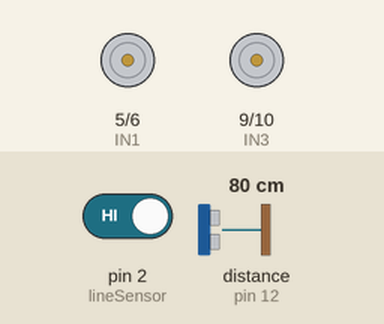
This sketch was run on a simulated Arduino Uno, built with avr-gcc and run on an emulated ATmega328P. On the bench: motor-driver pin pairs drawn as motors (green arrow = first pin HIGH = forward, orange = second pin HIGH = backward, longer = more drive). Wiring (inferred from the names in the program): ultrasonic range finder: trigger pin 11; echo pin 12. The inputs (shaded band) are chosen by the test bench; at power-on: pin 2 (lineSensor) HIGH, distance to the obstacle (sensor on pin 12) 80 cm. The echo pulse lasts 58.3 µs per cm.

Above: at 0.1 s.
At 6.2 s:
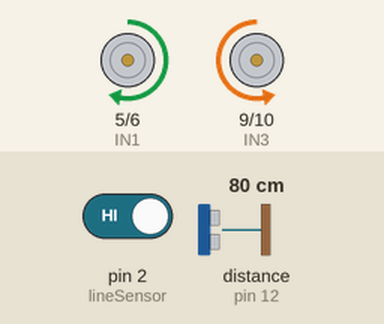
6.3 s: pin 2 (lineSensor) driven LOW
At 6.7 s:
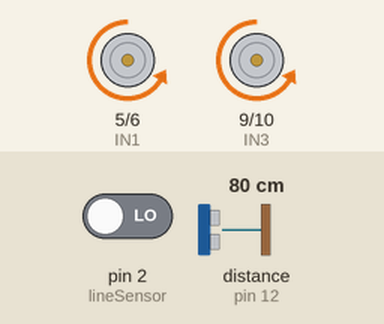
Timing chart, 0 to 15.3 s (numbered marks = the images above; inputs shaded):
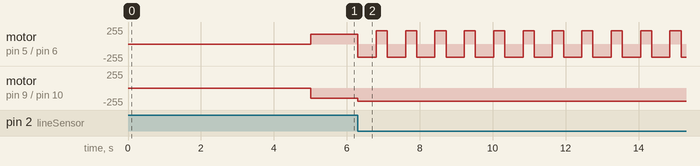

Measured:
- after the input at 6.3 s, motor on pin 5 (IN1) / pin 6 (IN2): alternates forward 200/255 for 0.31 s and backward 200/255 for 0.50 s, starting at once; motor on pin 9 (IN3) / pin 10 (IN4): backward 150/255 → backward 200/255 at once

The sketch:

sumo_autonomous.ino
```cpp
// Motor Pins (Assuming an L298N or similar driver)
const int IN1 = 5;
const int IN2 = 6;
const int IN3 = 9;
const int IN4 = 10;

// Sensor Pins
const int lineSensor = 2;   // Digital IR sensor for the white ring
const int trigPin = 11;     // Ultrasonic Trigger
const int echoPin = 12;     // Ultrasonic Echo

void setup() {
  pinMode(IN1, OUTPUT); pinMode(IN2, OUTPUT);
  pinMode(IN3, OUTPUT); pinMode(IN4, OUTPUT);
  pinMode(lineSensor, INPUT);
  pinMode(trigPin, OUTPUT);
  pinMode(echoPin, INPUT);

  // 5-second safety delay required by most competitions
  delay(5000);
}

void loop() {
  int lineDetected = digitalRead(lineSensor);
  long distance = getDistance();

  if (lineDetected == LOW) { // Assuming LOW means white line detected
    reverseAndTurn();
  }
  else if (distance < 40) { // Opponent detected within 40cm
    attack();
  }
  else {
    scan(); // Rotate slowly to find the opponent
  }
}

long getDistance() {
  digitalWrite(trigPin, LOW); delayMicroseconds(2);
  digitalWrite(trigPin, HIGH); delayMicroseconds(10);
  digitalWrite(trigPin, LOW);
  long duration = pulseIn(echoPin, HIGH);
  return duration * 0.034 / 2;
}

void attack() {
  analogWrite(IN1, 255); digitalWrite(IN2, LOW);
  analogWrite(IN3, 255); digitalWrite(IN4, LOW);
}

void scan() {
  analogWrite(IN1, 150); digitalWrite(IN2, LOW);
  digitalWrite(IN3, LOW); analogWrite(IN4, 150);
}

void reverseAndTurn() {
  // Move back
  digitalWrite(IN1, LOW); analogWrite(IN2, 200);
  digitalWrite(IN3, LOW); analogWrite(IN4, 200);
  delay(500);
  // Sharp turn
  analogWrite(IN1, 200); digitalWrite(IN2, LOW);
  digitalWrite(IN3, LOW); analogWrite(IN4, 200);
  delay(300);
}
```
